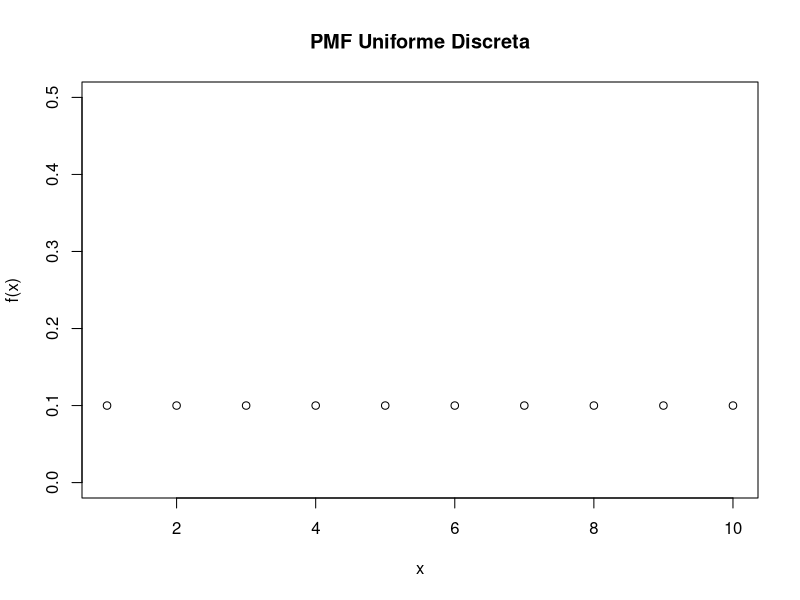
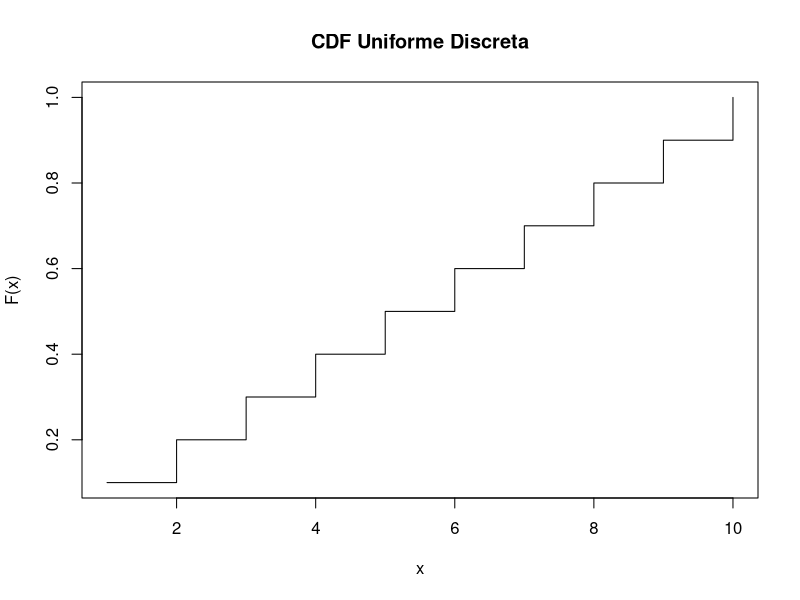
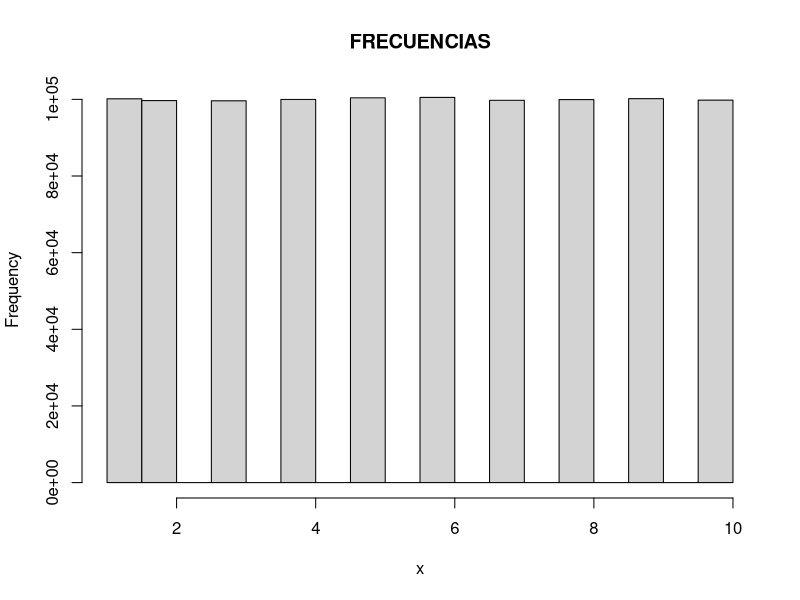

Recreate these plots in R, in order.
x=seq (1,10)
y= rep(0.1,10)
plot(x,y,main = "PMF Uniforme Discreta" ,ylab = "f(x)",ylim = c(0,.5))



z=cumsum(y)
plot(x,z,main = "CDF Uniforme Discreta" , ylab = "F(x)",type="s")


(set.seed(13))
muestra <- sample(1:10,1000000, replace = T, prob= NULL)
mean(muestra)
sd(muestra)^2
w= table(muestra)
hist(muestra, main = "FRECUENCIAS", xlab= "x",)
